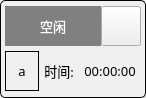
<?xml version="1.0" encoding="UTF-8"?>
<ui version="4.0">
 <class>TestSite</class>
 <widget class="QWidget" name="TestSite">
  <property name="geometry">
   <rect>
    <x>0</x>
    <y>0</y>
    <width>146</width>
    <height>98</height>
   </rect>
  </property>
  <property name="sizePolicy">
   <sizepolicy hsizetype="Expanding" vsizetype="Expanding">
    <horstretch>1</horstretch>
    <verstretch>1</verstretch>
   </sizepolicy>
  </property>
  <layout class="QGridLayout" name="gridLayout_4">
   <property name="leftMargin">
    <number>0</number>
   </property>
   <property name="topMargin">
    <number>0</number>
   </property>
   <property name="rightMargin">
    <number>0</number>
   </property>
   <property name="bottomMargin">
    <number>0</number>
   </property>
   <property name="spacing">
    <number>0</number>
   </property>
   <item row="0" column="0">
    <widget class="QGroupBox" name="groupBox">
     <property name="sizePolicy">
      <sizepolicy hsizetype="Expanding" vsizetype="Expanding">
       <horstretch>1</horstretch>
       <verstretch>1</verstretch>
      </sizepolicy>
     </property>
     <property name="font">
      <font>
       <family>微软雅黑</family>
       <pointsize>10</pointsize>
      </font>
     </property>
     <property name="styleSheet">
      <string notr="true">QGroupBox {
    border: 1px solid black;
    border-radius: 5px;
    padding-top: 4ex; /* 留出空间给标题 */
    margin-top: 3ex; /* 顶部外边距 */
}

QGroupBox::title {
    subcontrol-origin: border; /* 从边框开始计算 */
    subcontrol-position: top left; /* 标题位置在左上角 */
    padding: 3px; /* 标题内边距 */
    background-color: #88bef5; /* 标题背景颜色设置为蓝色 */
    color: #303a52; /* 标题文字颜色设置为白色 */
    border-radius: 5px; /* 标题圆角 */
    margin-left: 5px; /* 标题左边距 */
    margin-top: -3ex; /* 向上移动标题，使其最下端与边框重合 */
}</string>
     </property>
     <property name="title">
      <string/>
     </property>
     <layout class="QVBoxLayout" name="verticalLayout" stretch="1,1,6">
      <property name="spacing">
       <number>0</number>
      </property>
      <property name="leftMargin">
       <number>4</number>
      </property>
      <property name="topMargin">
       <number>0</number>
      </property>
      <property name="rightMargin">
       <number>4</number>
      </property>
      <property name="bottomMargin">
       <number>0</number>
      </property>
      <item>
       <layout class="QGridLayout" name="gridLayout">
        <property name="topMargin">
         <number>0</number>
        </property>
        <item row="0" column="0">
         <widget class="QLabel" name="statusLabel">
          <property name="sizePolicy">
           <sizepolicy hsizetype="Expanding" vsizetype="Expanding">
            <horstretch>1</horstretch>
            <verstretch>1</verstretch>
           </sizepolicy>
          </property>
          <property name="maximumSize">
           <size>
            <width>16777215</width>
            <height>40</height>
           </size>
          </property>
          <property name="font">
           <font>
            <family>微软雅黑</family>
            <pointsize>10</pointsize>
           </font>
          </property>
          <property name="styleSheet">
           <string>QLabel { background-color: gray; color: white; padding: 5px; }</string>
          </property>
          <property name="text">
           <string>空闲</string>
          </property>
          <property name="alignment">
           <set>Qt::AlignCenter</set>
          </property>
         </widget>
        </item>
        <item row="0" column="1">
         <widget class="QPushButton" name="pushButtonAction">
          <property name="sizePolicy">
           <sizepolicy hsizetype="Expanding" vsizetype="Expanding">
            <horstretch>1</horstretch>
            <verstretch>1</verstretch>
           </sizepolicy>
          </property>
          <property name="minimumSize">
           <size>
            <width>30</width>
            <height>30</height>
           </size>
          </property>
          <property name="maximumSize">
           <size>
            <width>40</width>
            <height>40</height>
           </size>
          </property>
          <property name="styleSheet">
           <string notr="true">border-image: url(:/acroViewTester/qrc/pics/startG.png);</string>
          </property>
          <property name="text">
           <string/>
          </property>
         </widget>
        </item>
       </layout>
      </item>
      <item>
       <layout class="QGridLayout" name="gridLayout_2">
        <item row="0" column="0">
         <widget class="QLabel" name="labelSiteNum">
          <property name="sizePolicy">
           <sizepolicy hsizetype="Preferred" vsizetype="Preferred">
            <horstretch>1</horstretch>
            <verstretch>1</verstretch>
           </sizepolicy>
          </property>
          <property name="maximumSize">
           <size>
            <width>16777215</width>
            <height>40</height>
           </size>
          </property>
          <property name="font">
           <font>
            <family>微软雅黑</family>
            <pointsize>10</pointsize>
           </font>
          </property>
          <property name="styleSheet">
           <string notr="true">border: 1px solid black; background-color: #f0f0f0; padding: 5px;</string>
          </property>
          <property name="text">
           <string>a</string>
          </property>
          <property name="alignment">
           <set>Qt::AlignCenter</set>
          </property>
         </widget>
        </item>
        <item row="0" column="2">
         <widget class="QLabel" name="timeLabel">
          <property name="sizePolicy">
           <sizepolicy hsizetype="Preferred" vsizetype="Preferred">
            <horstretch>1</horstretch>
            <verstretch>1</verstretch>
           </sizepolicy>
          </property>
          <property name="maximumSize">
           <size>
            <width>16777215</width>
            <height>40</height>
           </size>
          </property>
          <property name="font">
           <font>
            <family>微软雅黑</family>
            <pointsize>10</pointsize>
           </font>
          </property>
          <property name="styleSheet">
           <string notr="true">background-color: #f0f0f0; padding: 5px;</string>
          </property>
          <property name="text">
           <string>00:00:00</string>
          </property>
          <property name="alignment">
           <set>Qt::AlignCenter</set>
          </property>
         </widget>
        </item>
        <item row="0" column="1">
         <widget class="QLabel" name="timeLabel_2">
          <property name="sizePolicy">
           <sizepolicy hsizetype="Fixed" vsizetype="Fixed">
            <horstretch>1</horstretch>
            <verstretch>1</verstretch>
           </sizepolicy>
          </property>
          <property name="maximumSize">
           <size>
            <width>40</width>
            <height>40</height>
           </size>
          </property>
          <property name="font">
           <font>
            <family>微软雅黑</family>
            <pointsize>10</pointsize>
           </font>
          </property>
          <property name="styleSheet">
           <string notr="true">background-color: #f0f0f0; padding: 5px;</string>
          </property>
          <property name="text">
           <string>时间:</string>
          </property>
          <property name="alignment">
           <set>Qt::AlignCenter</set>
          </property>
         </widget>
        </item>
       </layout>
      </item>
      <item>
       <layout class="QGridLayout" name="blocksLayout" rowstretch="0" rowminimumheight="0">
        <property name="leftMargin">
         <number>0</number>
        </property>
        <property name="topMargin">
         <number>0</number>
        </property>
        <property name="rightMargin">
         <number>0</number>
        </property>
        <property name="bottomMargin">
         <number>0</number>
        </property>
        <property name="spacing">
         <number>1</number>
        </property>
       </layout>
      </item>
     </layout>
    </widget>
   </item>
  </layout>
 </widget>
 <resources>
  <include location="acroViewTester.qrc"/>
 </resources>
 <connections/>
</ui>
